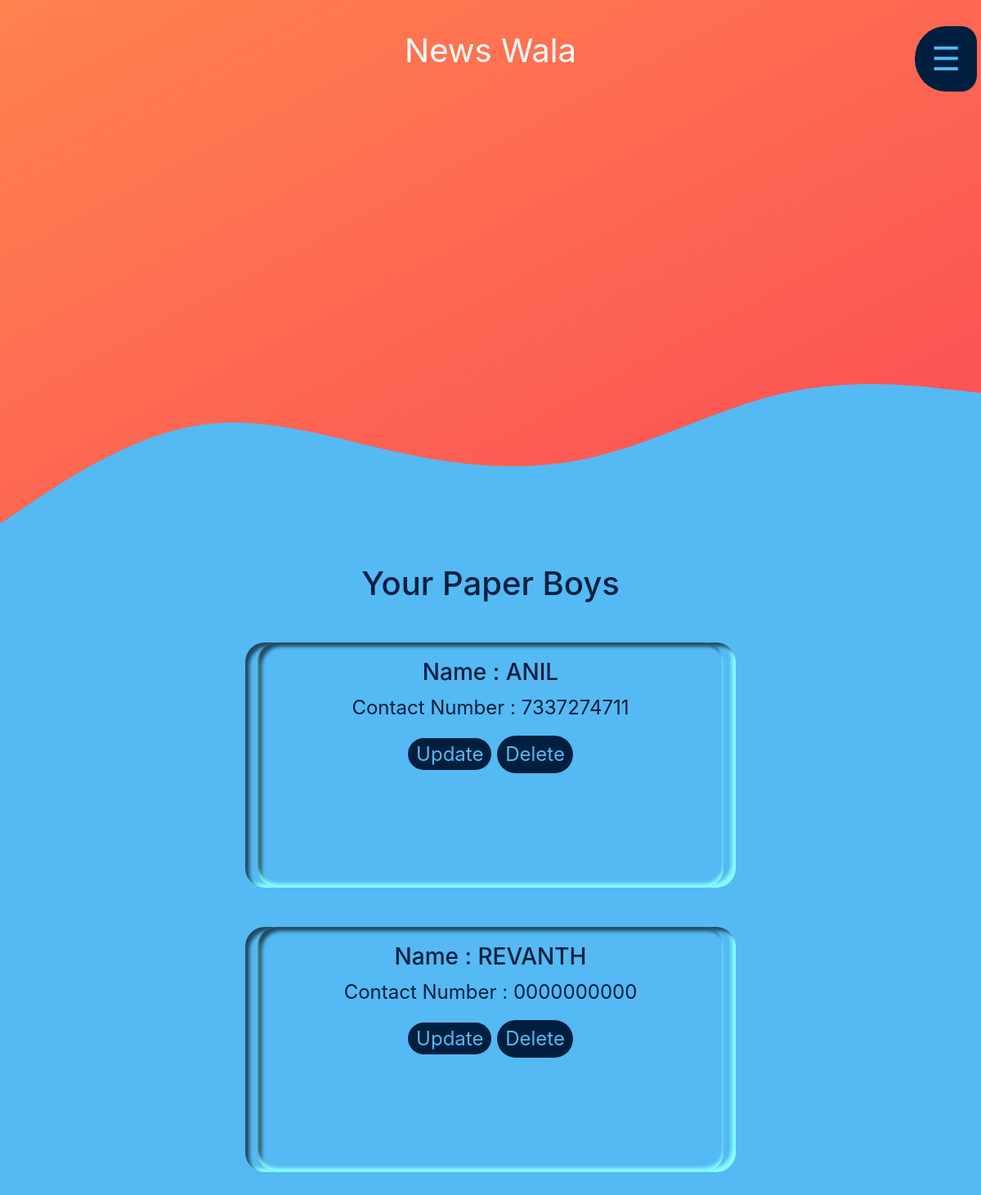
/manager/ (signed in), run on the app's committed database.
### paperboy/models.py (models this page shows)
class PaperBoy(models.Model):
	user    = models.OneToOneField(User,on_delete=models.CASCADE,null=True,blank=True,related_name="paperboy")
	branch  = models.ForeignKey(Branch,on_delete=models.CASCADE,null=True,blank=True)
	name 	= models.CharField(max_length=200)
	pno 	= models.CharField(max_length=10)
	pincode = models.IntegerField(default=524341)
	objects 	= PaperBoyManager()
	def __str__(self):
		return self.name

### newspaper/decorators.py (the view)
		def wrap(request, *args, **kwargs):
			if request.user.is_authenticated:
				if request.user.user_type in allowed_roles:
					return view_func(request, *args, **kwargs)
				else:
					return render(request,"404.html",{'home_page_url':reverse(request.user.user_type+":index")})
			else:
				return redirect('accounts:login')

### manager/views.py (called while the page is built)
@role_required(allowed_roles=['manager'])
def index(request):
	available_paperboys = PaperBoy.objects.all()
	return render(request,'manager/index.html',{'available_paperboys':available_paperboys})

### templates/manager/index.html (shortened to what this page needs)
 {% extends 'base.html' %}
{% block content %}
	<h1>Your Paper Boys</h1>
	{% for pboy in available_paperboys %}
		<div class="col-10 col-lg-6 mr-auto ml-auto">
			<div class="row my-5 box" data-aos="zoom-in" data-aos-duration="1000" data-aos-delay="100">
				<div class="col-12 col-lg-12" style="">
					<div class="box-content-custom">
						<center><h3>Name : {{pboy | upper}}</h3></center>
						<center><p>Contact Number : {{pboy.pno}}</p></center>
						<center><a href="{% url 'manager:update_paperboy' pboy.id %}">Update</a>
						<form method="POST" action="{% url 'manager:delete_paperboy'%}" style="display: inline-block;" class="delete_branch">
							<input type="submit" value="Delete">
						</form>
						</center>
					</div>
				</div>
			</div>
		</div>
	{% endfor %}
{% endblock %}

### static/css/style.css (style rules this page uses)
body { background-color:#55b9f3; }
.box { border-radius: 24px; background: #55b9f3; box-shadow: inset 5px 5px 4px #224a61, inset -5px -5px 4px #88ffff; }
.box-content-custom { height:300px; padding:20px; border-radius: 24px; background: #55b9f3; color:#001f3f; font-size:1.5rem; box-shadow: inset 0px -5px 4px #88ffff,inset 5px 5px 4px #224a61; }
.box-content-custom a,input[type="submit"] { color:#55b9f3; background-color:#001f3f; border-radius:24px; padding:5px 10px; outline:none; border:none; }
h1 { text-align:center; margin-top:50px; color:#001f3f; }

### data on the page
PaperBoy: name "ANIL", pno "7337274711"
PaperBoy: name "REVANTH", pno "0000000000"
